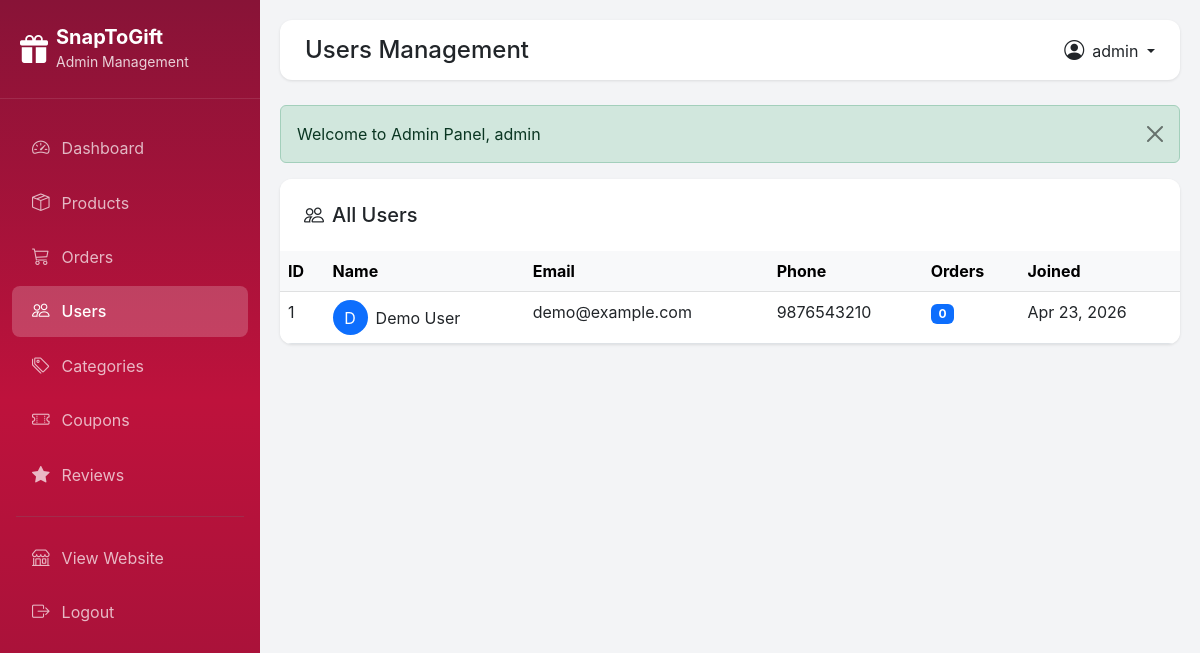
Page /admin/users.php (signed in) on the committed database.
### tables this page shows
CREATE TABLE users (
    id INT AUTO_INCREMENT PRIMARY KEY,
    name VARCHAR(100) NOT NULL,
    email VARCHAR(100) UNIQUE NOT NULL,
    password VARCHAR(255) NOT NULL,
    phone VARCHAR(20),
    address TEXT,
    created_at TIMESTAMP DEFAULT CURRENT_TIMESTAMP,
    updated_at TIMESTAMP DEFAULT CURRENT_TIMESTAMP ON UPDATE CURRENT_TIMESTAMP
);

### admin/users.php (the view, shortened to what this page needs)
<?php
require_once 'includes/header.php';
$users = $db->query("SELECT u.*, (SELECT COUNT(*) FROM orders WHERE user_id = u.id) as order_count FROM users u ORDER BY u.created_at DESC");
?>
<div class="table-card">
    <div class="card-header bg-white p-4">
        <h5 class="mb-0"><i class="bi bi-people me-2"></i>All Users</h5>
    </div>
    <div class="table-responsive">
        <table class="table table-hover mb-0">
            <thead class="table-light">
                <tr>
                    <th>ID</th>
                    <th>Name</th>
                    <th>Email</th>
                    <th>Phone</th>
                    <th>Orders</th>
                    <th>Joined</th>
                </tr>
            </thead>
            <tbody>
                <?php while ($user = $users->fetch_assoc()): ?>
                <tr>
                    <td><?php echo $user['id']; ?></td>
                    <td>
                        <div class="d-flex align-items-center">
                            <div class="bg-primary text-white rounded-circle d-flex align-items-center justify-content-center me-2" style="width: 35px; height: 35px;">
                                <?php echo strtoupper(substr($user['name'], 0, 1)); ?>
                            </div>
                            <?php echo $user['name']; ?>
                        </div>
                    </td>
                    <td><?php echo $user['email']; ?></td>
                    <td><?php echo $user['phone'] ?: '-'; ?></td>
                    <td><span class="badge bg-primary"><?php echo $user['order_count']; ?></span></td>
                    <td><?php echo date('M d, Y', strtotime($user['created_at'])); ?></td>
                </tr>
                <?php endwhile; ?>
            </tbody>
        </table>
    </div>
</div>
<?php require_once 'includes/footer.php'; ?>

### admin/includes/header.php (style rules this page uses)
:root { --sidebar-width: 260px; --primary: #e11d48; --primary-dark: #be123c; --rose-light: #fff1f2; }
body { font-family: 'Inter', sans-serif; background: #f3f4f6; }
.table-card { background: white; border-radius: 12px; box-shadow: 0 1px 3px rgba(0,0,0,0.1); overflow: hidden; }

### rows in the picture
users: id "1", name "D", name "Demo User", email "demo@example.com", phone "9876543210", order_count "0", created_at "Apr 23, 2026"

### other values in the picture
$page_title "Users Management"
$admin_username "admin"
$alert['message'] "Welcome to Admin Panel, admin"
